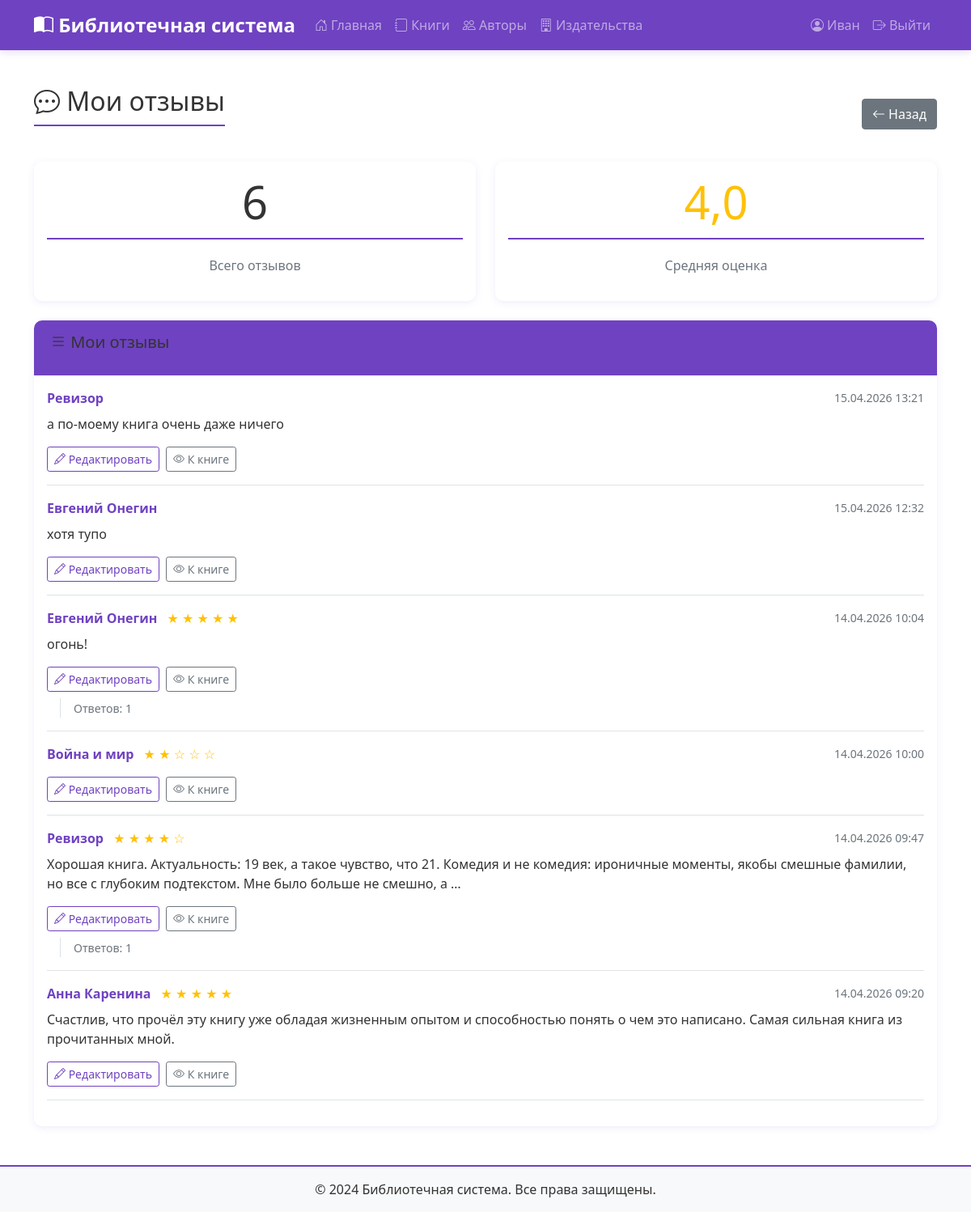
The page /profile/my-reviews/ (signed in) on the database its author committed.
### books/models.py (models this page shows, shortened)
class CustomUser(AbstractUser):
    ROLE_CHOICES = [
        ('adult', 'Взрослый читатель'),
        ('schoolchild', 'Школьник'),
    ]
    role = models.CharField('Роль', max_length=20, choices=ROLE_CHOICES, default='adult')
    phone = models.CharField('Телефон', max_length=20, blank=True)
    address = models.TextField('Адрес', blank=True)
    birth_date = models.DateField('Дата рождения', null=True, blank=True)
    library_card_number = models.CharField('Номер читательского билета', max_length=20, unique=True, null=True,
                                           blank=True)
    class Meta:
        verbose_name = 'Читатель'
        verbose_name_plural = 'Читатели'

class Review(models.Model):
    book = models.ForeignKey(Book, verbose_name='Книга', on_delete=models.CASCADE, related_name='reviews')
    user = models.ForeignKey(CustomUser, verbose_name='Читатель', on_delete=models.CASCADE, related_name='reviews')
    parent = models.ForeignKey('self', verbose_name='Ответ на', on_delete=models.CASCADE, null=True, blank=True,
                               related_name='replies')
    rating = models.IntegerField('Оценка', choices=[(1, '1'), (2, '2'), (3, '3'), (4, '4'), (5, '5')], null=True,
                                 blank=True)
    comment = models.TextField('Комментарий', max_length=1000)
    created_at = models.DateTimeField('Дата создания', auto_now_add=True)
    updated_at = models.DateTimeField('Дата обновления', auto_now=True)
    class Meta:
        verbose_name = 'Отзыв'
        verbose_name_plural = 'Отзывы'
        ordering = ['-created_at']

class Book(models.Model):
    STATUS_CHOICES = [
        ('available', 'Доступна'),
        ('borrowed', 'Выдана'),
        ('reserved', 'Зарезервирована'),
        ('repair', 'На ремонте'),
        ('lost', 'Утеряна'),
    ]
    title = models.CharField('Название', max_length=200)
    authors = models.ManyToManyField(Author, verbose_name='Авторы', related_name='books')
    publisher = models.ForeignKey(Publisher, verbose_name='Издательство', on_delete=models.SET_NULL, null=True,
                                  blank=True, related_name='books')
    genre = models.ForeignKey(Genre, verbose_name='Жанр', on_delete=models.SET_NULL, null=True, blank=True,
                              related_name='books')
    age_category = models.ForeignKey(AgeCategory, verbose_name='Возрастная категория', on_delete=models.SET_NULL,
                                     null=True, blank=True, related_name='books')
    publication_year = models.IntegerField('Год издания', null=True, blank=True)
    isbn = models.CharField('ISBN', max_length=13, blank=True, null=True)
    pages = models.IntegerField('Количество страниц', null=True, blank=True)
    description = models.TextField('Описание', blank=True)
    cover_image = models.ImageField('Обложка', upload_to='covers/', null=True, blank=True)
    yandex_link = models.URLField('Ссылка на Яндекс.Диск', blank=True, null=True)
    quantity_total = models.IntegerField('Общее количество', default=1)
    quantity_available = models.IntegerField('Доступно', default=1)
    status = models.CharField('Статус', max_length=20, choices=STATUS_CHOICES, default='available')
    created_at = models.DateTimeField('Дата добавления', auto_now_add=True)
    updated_at = models.DateTimeField('Дата обновления', auto_now=True)
    avg_rating = models.FloatField('Средний рейтинг', default=0)
    reviews_count = models.IntegerField('Количество отзывов', default=0)
    class Meta:
        verbose_name = 'Книга'
        verbose_name_plural = 'Книги'
        ordering = ['title']

### books/views.py (the view)
# urls.py: path('profile/my-reviews/', views.my_reviews, name='my_reviews'),
@login_required
def my_reviews(request):
    if request.user.is_staff:
        return redirect('books:admin_dashboard')
    reviews = Review.objects.filter(user=request.user).select_related('book').order_by('-created_at')
    total_reviews = reviews.count()
    avg_rating = reviews.exclude(rating__isnull=True).aggregate(avg=Avg('rating'))['avg'] or 0
    context = {
        'reviews': reviews,
        'total_reviews': total_reviews,
        'avg_rating': avg_rating,
    }
    return render(request, 'books/my_reviews.html', context)

### books/templates/books/my_reviews.html (shortened to what this page needs)
{% extends 'base.html' %}
{% block content %}
<div class="d-flex justify-content-between align-items-center mb-4">
    <h1><i class="bi bi-chat-dots"></i> Мои отзывы</h1>
    <a href="{% url 'books:profile' %}" class="btn btn-secondary">
        <i class="bi bi-arrow-left"></i> Назад
    </a>
</div>
<div class="row mb-4">
    <div class="col-md-6">
        <div class="card text-center">
            <div class="card-body">
                <h2 class="display-4">{{ total_reviews }}</h2>
                <p class="text-muted">Всего отзывов</p>
            </div>
        </div>
    </div>
    <div class="col-md-6">
        <div class="card text-center">
            <div class="card-body">
                <h2 class="display-4 text-warning">{{ avg_rating|floatformat:1 }}</h2>
                <p class="text-muted">Средняя оценка</p>
            </div>
        </div>
    </div>
</div>
<div class="row">
    <div class="col-12">
        <div class="card">
            <div class="card-header" style="background-color: #6f42c1; color: white;">
                <h5 class="mb-0"><i class="bi bi-list"></i> Мои отзывы</h5>
            </div>
            <div class="card-body">
                {% if reviews %}
                    {% for review in reviews %}
                        <div class="border-bottom pb-3 mb-3">
                            <div class="d-flex justify-content-between align-items-center">
                                <div>
                                    <a href="{% url 'books:book_detail' review.book.pk %}" class="text-decoration-none">
                                        <strong>{{ review.book.title }}</strong>
                                    </a>
                                    {% if review.rating %}
                                        <span class="text-warning ms-2">
                                            {% for i in "12345"|make_list %}
                                                {% if forloop.counter <= review.rating %}★{% else %}☆{% endif %}
                                            {% endfor %}
                                        </span>
                                    {% endif %}
                                </div>
                                <small class="text-muted">{{ review.created_at|date:"d.m.Y H:i" }}</small>
                            </div>
                            <p class="mt-2 mb-2">{{ review.comment|linebreaks|truncatewords:30 }}</p>
                            <div class="d-flex gap-2">
                                <a href="{% url 'books:edit_review' review.id %}" class="btn btn-sm btn-outline-purple">
                                    <i class="bi bi-pencil"></i> Редактировать
                                </a>
                                <a href="{% url 'books:book_detail' review.book.pk %}" class="btn btn-sm btn-outline-secondary">
                                    <i class="bi bi-eye"></i> К книге
                                </a>
                            </div>
                            {% if review.replies.all %}
                                <div class="mt-2 ms-3 border-start ps-3">
                                    <small class="text-muted">Ответов: {{ review.replies.count }}</small>
                                </div>
                            {% endif %}
                        </div>
                    {% endfor %}
                {% endif %}
            </div>
        </div>
    </div>
</div>
{% endblock %}

### templates/base.html (shortened to what this page needs)
<!DOCTYPE html>
<html lang="ru">
<head>
    <link href="https://cdn.jsdelivr.net/npm/bootstrap@5.1.3/dist/css/bootstrap.min.css" rel="stylesheet">
    {% load static %}
    <link rel="stylesheet" href="{% static 'css/style.css' %}">
    <link rel="stylesheet" href="https://cdn.jsdelivr.net/npm/bootstrap-icons@1.8.1/font/bootstrap-icons.css">
</head>
<body>
    <nav class="navbar navbar-expand-lg navbar-dark" style="background-color: #6f42c1;">
        <div class="container">
            <a class="navbar-brand" href="{% url 'books:index' %}">
                <i class="bi bi-book-half"></i> Библиотечная система
            </a>
            <div class="collapse navbar-collapse" id="navbarNav">
                <ul class="navbar-nav me-auto">
                    <li class="nav-item">
                        <a class="nav-link" href="{% url 'books:index' %}">
                            <i class="bi bi-house-door"></i> Главная
                        </a>
                    </li>
                    <li class="nav-item">
                        <a class="nav-link" href="{% url 'books:book_list' %}">
                            <i class="bi bi-journal"></i> Книги
                        </a>
                    </li>
                    <li class="nav-item">
                        <a class="nav-link" href="{% url 'books:author_list' %}">
                            <i class="bi bi-people"></i> Авторы
                        </a>
                    </li>
                    <li class="nav-item">
                        <a class="nav-link" href="{% url 'books:publisher_list' %}">
                            <i class="bi bi-building"></i> Издательства
                        </a>
                    </li>
                </ul>
                <ul class="navbar-nav">
                    {% if user.is_authenticated %}
                        {% if user.is_staff %}
                            <li class="nav-item">
                                <a class="nav-link" href="{% url 'books:admin_dashboard' %}">
                                    <i class="bi bi-speedometer2"></i> Панель библиотекаря
                                </a>
                            </li>
                            <li class="nav-item">
                                <a class="nav-link" href="/admin/">
                                    <i class="bi bi-gear"></i> Админка
                                </a>
                            </li>
                        {% else %}
                            <li class="nav-item">
                                <a class="nav-link" href="{% url 'books:profile' %}">
                                    <i class="bi bi-person-circle"></i> {{ user.first_name|default:user.username }}
                                </a>
                            </li>
                        {% endif %}
                        <li class="nav-item">
                            <a class="nav-link" href="{% url 'logout' %}">
                                <i class="bi bi-box-arrow-right"></i> Выйти
                            </a>
                        </li>
                    {% endif %}
                </ul>
            </div>
        </div>
    </nav>
    <main class="container mt-4">
        {% block content %}
        {% endblock %}
    </main>
    <footer class="mt-5 py-3 text-center" style="background-color: #f8f9fa; border-top: 2px solid #6f42c1;">
        <div class="container">
            <p class="mb-0">&copy; 2024 Библиотечная система. Все права защищены.</p>
        </div>
    </footer>
</body>
</html>

### static/css/style.css (style rules this page uses)
body { background-color: #ffffff; font-family: 'Segoe UI', Tahoma, Geneva, Verdana, sans-serif; color: #333; min-height: 100vh; display: flex; flex-direction: column; }
main { flex: 1; }
.btn-outline-purple { color: #6f42c1; border-color: #6f42c1; transition: all 0.3s ease; }
.card { border: none; border-radius: 10px; box-shadow: 0 2px 10px rgba(111, 66, 193, 0.1); transition: transform 0.3s, box-shadow 0.3s; background-color: #ffffff; overflow: hidden; }
.card-header { background-color: #f8f9fa; border-bottom: 2px solid #6f42c1; font-weight: bold; padding: 15px 20px; }
.navbar { box-shadow: 0 2px 10px rgba(111, 66, 193, 0.2); margin-bottom: 20px; }
.navbar-brand { font-weight: bold; font-size: 1.5rem; transition: transform 0.3s; }
.navbar-nav .nav-link { transition: all 0.3s ease; padding: 10px 15px; border-radius: 5px; }
a { color: #6f42c1; text-decoration: none; transition: color 0.3s; }
h1, h2, h3, h4, h5, h6 { color: #333; border-bottom: 2px solid #6f42c1; padding-bottom: 10px; margin-bottom: 20px; }
h1 { font-size: 2rem; }
h2 { font-size: 1.75rem; }
footer { margin-top: auto; border-top: 2px solid #6f42c1; background-color: #f8f9fa; padding: 20px 0; }
.card, .stat-card { animation: fadeIn 0.5s ease-out; }

### rows shown on the page
CustomUser: first_name "Иван"
Review: book "Ревизор", created_at "15.04.2026 13:21", comment "а по-моему книга очень даже ничего"
Review: book "Евгений Онегин", created_at "15.04.2026 12:32", comment "хотя тупо"
Review: book "Евгений Онегин", rating 5 (drawn), created_at "14.04.2026 10:04", comment "огонь!", replies.count "1"
Review: book "Война и мир", rating 2 (drawn), created_at "14.04.2026 10:00"
Review: book "Ревизор", rating 4 (drawn), created_at "14.04.2026 09:47", comment "Хорошая книга. Актуальность: 19 век, а такое чувство, что 21. Комедия и не комедия: ироничные моменты, якобы смешные фамилии, но все с глубоким подтекстом. Мне было больше не смешно, а …", replies.count "1"
Review: book "Анна Каренина", rating 5 (drawn), created_at "14.04.2026 09:20", comment "Счастлив, что прочёл эту книгу уже обладая жизненным опытом и способностью понять о чем это написано. Самая сильная книга из прочитанных мной."

### other values the page prints
{{ total_reviews }} "6"
{{ avg_rating|floatformat:1 }} "4,0"
